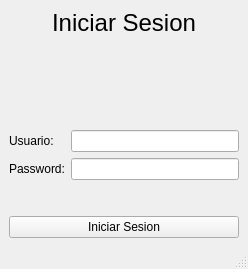
<?xml version="1.0" encoding="UTF-8"?>
<ui version="4.0">
 <class>LoginWindow</class>
 <widget class="QMainWindow" name="LoginWindow">
  <property name="geometry">
   <rect>
    <x>0</x>
    <y>0</y>
    <width>248</width>
    <height>269</height>
   </rect>
  </property>
  <property name="sizePolicy">
   <sizepolicy hsizetype="Fixed" vsizetype="Fixed">
    <horstretch>0</horstretch>
    <verstretch>0</verstretch>
   </sizepolicy>
  </property>
  <property name="baseSize">
   <size>
    <width>500</width>
    <height>500</height>
   </size>
  </property>
  <property name="windowTitle">
   <string>IMAGIS</string>
  </property>
  <widget class="QWidget" name="centralwidget">
   <layout class="QGridLayout" name="gridLayout">
    <item row="2" column="0">
     <layout class="QFormLayout" name="formLayout">
      <item row="0" column="0">
       <widget class="QLabel" name="label_2">
        <property name="text">
         <string>Usuario:</string>
        </property>
       </widget>
      </item>
      <item row="0" column="1">
       <widget class="QLineEdit" name="usuario"/>
      </item>
      <item row="1" column="0">
       <widget class="QLabel" name="label_3">
        <property name="text">
         <string>Password:</string>
        </property>
       </widget>
      </item>
      <item row="1" column="1">
       <widget class="QLineEdit" name="password">
        <property name="echoMode">
         <enum>QLineEdit::Password</enum>
        </property>
       </widget>
      </item>
     </layout>
    </item>
    <item row="4" column="0">
     <layout class="QHBoxLayout" name="horizontalLayout_3">
      <item>
       <widget class="QPushButton" name="btn_iniciar_sesion">
        <property name="text">
         <string>Iniciar Sesion</string>
        </property>
       </widget>
      </item>
     </layout>
    </item>
    <item row="1" column="0">
     <spacer name="verticalSpacer">
      <property name="orientation">
       <enum>Qt::Vertical</enum>
      </property>
      <property name="sizeHint" stdset="0">
       <size>
        <width>20</width>
        <height>40</height>
       </size>
      </property>
     </spacer>
    </item>
    <item row="0" column="0">
     <widget class="QLabel" name="label">
      <property name="font">
       <font>
        <pointsize>18</pointsize>
       </font>
      </property>
      <property name="text">
       <string>Iniciar Sesion</string>
      </property>
      <property name="alignment">
       <set>Qt::AlignCenter</set>
      </property>
     </widget>
    </item>
    <item row="3" column="0">
     <spacer name="verticalSpacer_2">
      <property name="orientation">
       <enum>Qt::Vertical</enum>
      </property>
      <property name="sizeType">
       <enum>QSizePolicy::Fixed</enum>
      </property>
      <property name="sizeHint" stdset="0">
       <size>
        <width>0</width>
        <height>30</height>
       </size>
      </property>
     </spacer>
    </item>
   </layout>
  </widget>
  <widget class="QMenuBar" name="menubar">
   <property name="geometry">
    <rect>
     <x>0</x>
     <y>0</y>
     <width>248</width>
     <height>22</height>
    </rect>
   </property>
  </widget>
  <widget class="QStatusBar" name="statusbar"/>
 </widget>
 <resources/>
 <connections/>
</ui>
